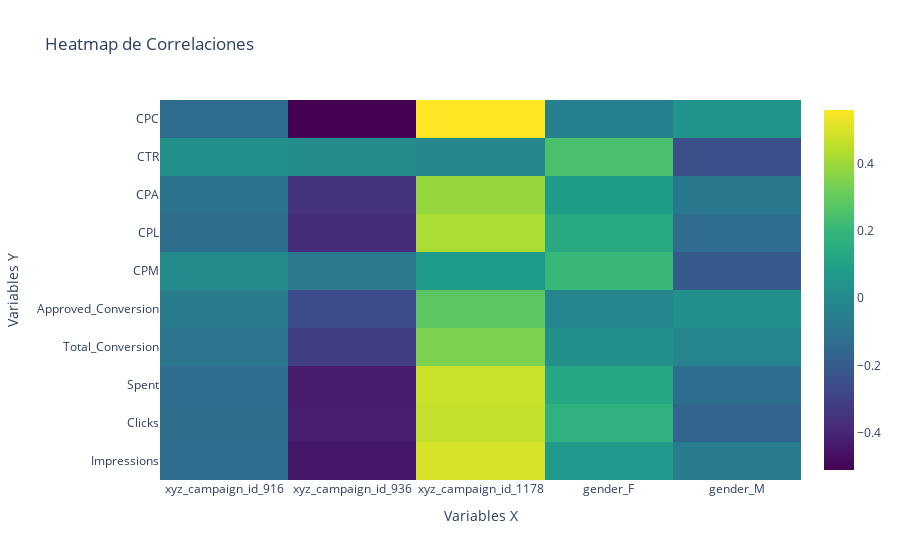

Write notebook code for a chart like this one.
### Code cell
import pandas as pd
import plotly.express as px
import plotly.graph_objects as go

def crear_heatmap_correlaciones3(df, variables_x=None, variables_y=None):
    # Calcular la matriz de correlación completa
    corr_matrix = df.corr()
    
    # Si no se especifican variables, usar todas
    if variables_x is None:
        variables_x = corr_matrix.columns
    if variables_y is None:
        variables_y = corr_matrix.columns
    
    # Filtrar la matriz de correlación
    corr_filtered = corr_matrix.loc[variables_y, variables_x]
    
    # Crear el heatmap
    fig = go.Figure(data=go.Heatmap(
        z=corr_filtered.values,  # Valores de la matriz de correlación filtrada
        x=corr_filtered.columns,  # Nombres de las columnas para el eje X
        y=corr_filtered.index,  # Nombres de las columnas para el eje Y
        colorscale='Viridis',  # Escala de colores
        hoverongaps=False,  # Para evitar gaps en los hover labels
        hovertemplate='X: %{x}<br>Y: %{y}<br>Correlación: %{z}<extra></extra>'  # Texto personalizado para hover
    ))

    # Personalización del layout
    fig.update_layout(
        title='Heatmap de Correlaciones',
        xaxis_title='Variables X',
        yaxis_title='Variables Y',
        coloraxis_colorbar=dict(
            title="Correlación"
        )
    )
    
    fig.show()
crear_heatmap_correlaciones3(df2_no_int,
                             variables_x=['xyz_campaign_id_916','xyz_campaign_id_936', 'xyz_campaign_id_1178','gender_F','gender_M'],
                            variables_y=['Impressions','Clicks','Spent','Total_Conversion','Approved_Conversion','CPM','CPL','CPA','CTR','CPC'])

### Figure 1 — Plotly figure (JSON) as saved in the notebook; plotly's stock layout.template omitted (floating-point values rounded to 4 significant figures)
{"data": [{"colorscale": [[0, "#440154"], [0.1111, "#482878"], [0.2222, "#3e4989"], [0.3333, "#31688e"], [0.4444, "#26828e"], [0.5556, "#1f9e89"], [0.6667, "#35b779"], [0.7778, "#6ece58"], [0.8889, "#b5de2b"], [1, "#fde725"]], "hoverongaps": false, "hovertemplate": "X: %{x}<br>Y: %{y}<br>Correlación: %{z}<extra></extra>", "type": "heatmap", "x": ["xyz_campaign_id_916", "xyz_campaign_id_936", "xyz_campaign_id_1178", "gender_F", "gender_M"], "y": ["Impressions", "Clicks", "Spent", "Total_Conversion", "Approved_Conversion", "CPM", "CPL", "CPA", "CTR", "CPC"], "z": [[-0.1266, -0.4474, 0.4954, 0.06706, -0.06706], [-0.1226, -0.4232, 0.4697, 0.1687, -0.1687], [-0.1245, -0.4294, 0.4767, 0.125, -0.125], [-0.08852, -0.3133, 0.3468, 0.02756, -0.02756], [-0.06405, -0.2616, 0.2853, -0.02535, 0.02535], [0.00196, -0.07818, 0.07629, 0.209, -0.209], [-0.1222, -0.3784, 0.4254, 0.1365, -0.1365], [-0.09837, -0.3531, 0.3902, 0.08073, -0.08073], [0.03088, 0.005882, -0.01896, 0.2492, -0.2492], [-0.1324, -0.5125, 0.5621, -0.04244, 0.04244]]}], "layout": {"coloraxis": {"colorbar": {"title": {"text": "Correlación"}}}, "title": {"text": "Heatmap de Correlaciones"}, "xaxis": {"title": {"text": "Variables X"}}, "yaxis": {"title": {"text": "Variables Y"}}}}
